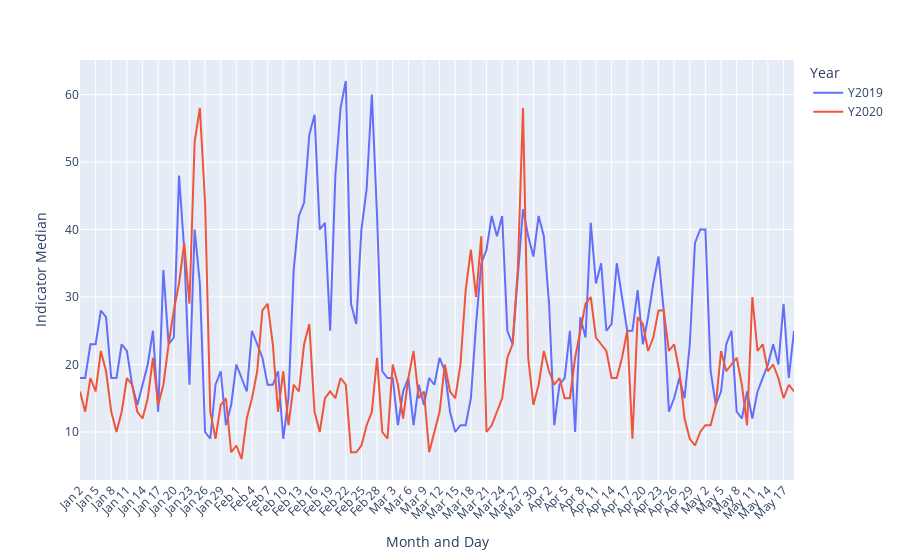

This figure's notebook cell:
### Markdown cell above
# Plot pm10 levels for 2019 and 2020 for Paris

### Code cell
figure = line_plot(data_grouped_days, 'pm10', 'Paris')
figure.show()

### Figure 1 — Plotly figure (JSON) as saved in the notebook; plotly's stock layout.template omitted (floating-point values rounded to 4 significant figures; data arrays with more than 128 entries replaced by an {"elided": "..."} marker saying what was removed)
{"data": [{"hovertemplate": "Year=Y2019<br>DayMonth=%{x}<br>median=%{y}<extra></extra>", "legendgroup": "Y2019", "line": {"color": "#636efa", "dash": "solid"}, "mode": "lines", "name": "Y2019", "orientation": "v", "showlegend": true, "type": "scatter", "x": {"elided": "138 str values"}, "xaxis": "x", "y": {"elided": "138 int values"}, "yaxis": "y"}, {"hovertemplate": "Year=Y2020<br>DayMonth=%{x}<br>median=%{y}<extra></extra>", "legendgroup": "Y2020", "line": {"color": "#EF553B", "dash": "solid"}, "mode": "lines", "name": "Y2020", "orientation": "v", "showlegend": true, "type": "scatter", "x": {"elided": "138 str values"}, "xaxis": "x", "y": {"elided": "138 int values"}, "yaxis": "y"}], "layout": {"legend": {"title": {"text": "Year"}, "tracegroupgap": 0}, "margin": {"t": 60}, "xaxis": {"anchor": "y", "domain": [0, 1], "tickangle": -45, "title": {"text": "Month and Day"}}, "yaxis": {"anchor": "x", "domain": [0, 1], "title": {"text": "Indicator Median"}}}}
